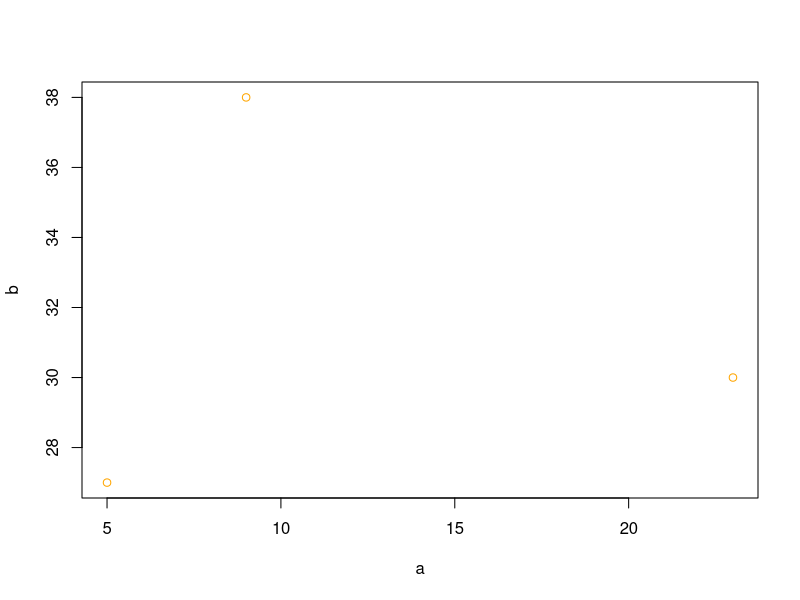
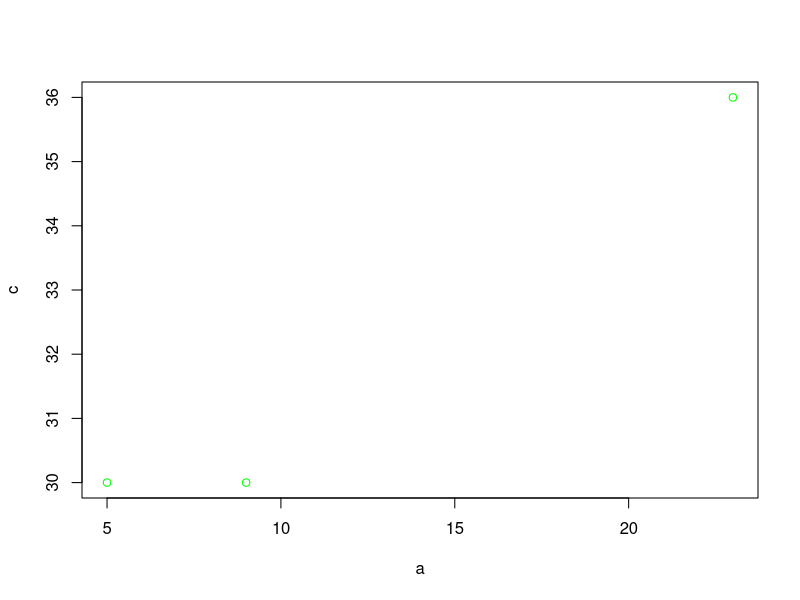

Reproduce these figures in R, in order.
# This is a new R script [This is a new edit from stuff-1]

# adding more text from repo clone

# Made edits to script after running " git config user.name "something_else" " in terminal

# More edits from clone

# Editing script from stuff repo

# Collaborator A wants color to be purple and black

b <- c(27, 38, 30)
a <- c(5, 9, 23)
c <- c(30, 30, 36)
plot(b ~ a, col = "orange")
plot(c ~ a, col = "green", add = TRUE)
